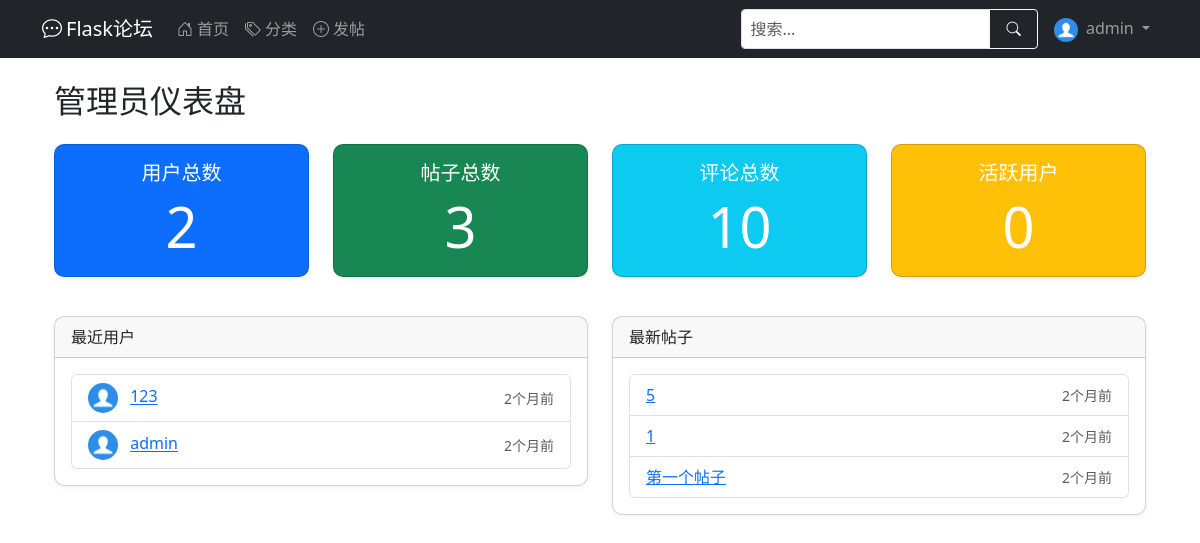
/admin/dashboard (signed in), run on an earlier commit of the app's database.
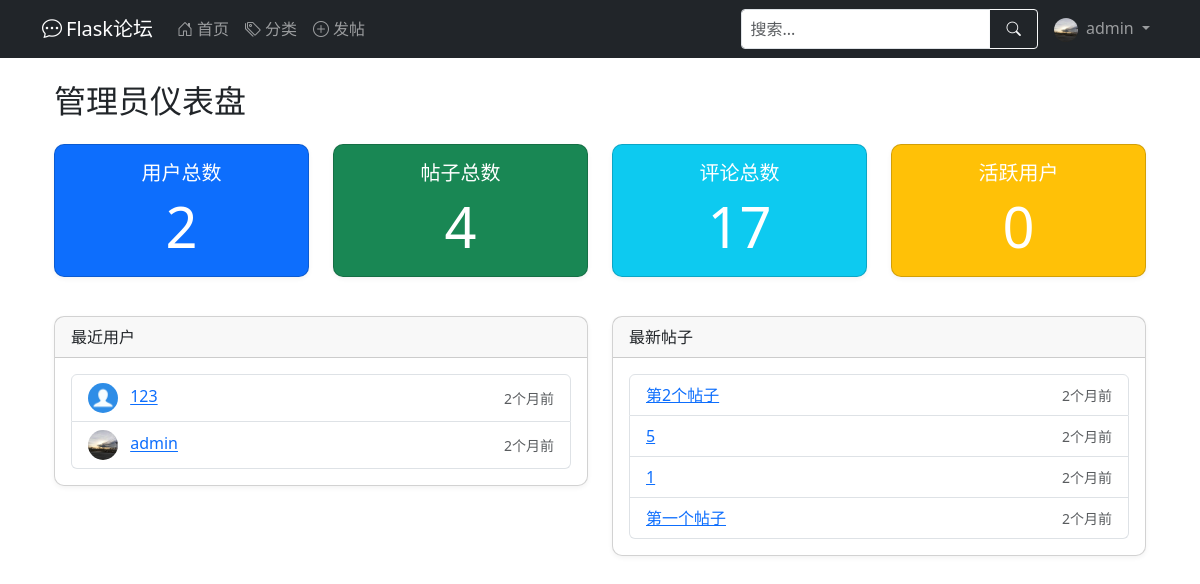
And on a later commit of the database.
### app/models.py (models this page shows, shortened)
class User(UserMixin, db.Model):
    __tablename__ = 'user'
    id = db.Column(db.Integer, primary_key=True)
    username = db.Column(db.String(64), index=True, unique=True, nullable=False)
    email = db.Column(db.String(120), index=True, unique=True, nullable=False)
    password_hash = db.Column(db.String(128), nullable=False)
    created_at = db.Column(db.DateTime, default=datetime.utcnow)
    last_seen = db.Column(db.DateTime, default=datetime.utcnow)
    about_me = db.Column(db.Text)
    avatar = db.Column(db.String(120), default='default.jpg')  # 头像
    permissions = db.Column(db.Integer, default=Permissions.USER)
    posts = db.relationship('Post', backref='author', lazy='dynamic')  # 在Post处能查到作者，用法：Post.author
    def avatar_url(self):
        return url_for('static', filename=f'profile_pics/{self.avatar}', _external=True)
    def has_permission(self, permission):
        return (self.permissions & permission) == permission

class Post(db.Model):
    __tablename__ = 'post'
    id = db.Column(db.Integer, primary_key=True)
    title = db.Column(db.String(100), nullable=False)
    content = db.Column(db.Text, nullable=False)
    created_at = db.Column(db.DateTime, default=datetime.utcnow)
    last_updated = db.Column(db.DateTime, default=datetime.utcnow, onupdate=datetime.utcnow)
    views = db.Column(db.Integer, default=0)  # 浏览量
    user_id = db.Column(db.Integer, db.ForeignKey('user.id'), nullable=False)  # 对应user.id
    category_id = db.Column(db.Integer, db.ForeignKey('category.id'))  # 对应category.id
    comments = db.relationship('Comment', backref='post', lazy='select')  # post.comment查到所有评论
    _comment_count = db.Column('comment_count', db.Integer, default=0)
    @property
    def comment_count(self):
        return self._comment_count
    @comment_count.setter
    def comment_count(self, value):
        self._comment_count = value

### app/admin.py (the view)
@admin_bp.route('/dashboard')
@admin_required
def dashboard():
    stats = {
        'users': User.query.count(),
        'posts': Post.query.count(),
        'comments': Comment.query.count(),
        'categories': Category.query.count(),
        'active_users': User.query.filter(User.last_seen >= datetime.utcnow() - timedelta(days=7)).count()
    }
    return render_template('admin/dashboard.html', stats=stats, User=User, Post=Post)

### app/models.py (called while the page is built)
@login_manager.user_loader
def load_user(user_id):
    return User.query.get(int(user_id))

### app/templates/admin/dashboard.html
{% extends "admin/base.html" %}
{% block admin_content %}
<h2>管理员仪表盘</h2>
<div class="row mt-4">
    <div class="col-md-3 mb-4">
        <div class="card text-white bg-primary">
            <div class="card-body text-center">
                <h5 class="card-title">用户总数</h5>
                <p class="card-text display-4">{{ stats.users }}</p>
            </div>
        </div>
    </div>
    <div class="col-md-3 mb-4">
        <div class="card text-white bg-success">
            <div class="card-body text-center">
                <h5 class="card-title">帖子总数</h5>
                <p class="card-text display-4">{{ stats.posts }}</p>
            </div>
        </div>
    </div>
    <div class="col-md-3 mb-4">
        <div class="card text-white bg-info">
            <div class="card-body text-center">
                <h5 class="card-title">评论总数</h5>
                <p class="card-text display-4">{{ stats.comments }}</p>
            </div>
        </div>
    </div>
    <div class="col-md-3 mb-4">
        <div class="card text-white bg-warning">
            <div class="card-body text-center">
                <h5 class="card-title">活跃用户</h5>
                <p class="card-text display-4">{{ stats.active_users }}</p>
            </div>
        </div>
    </div>
</div>
<div class="row">
    <div class="col-md-6">
        <div class="card">
            <div class="card-header">最近用户</div>
            <div class="card-body">
                <ul class="list-group">
                    {% for user in User.query.order_by(User.last_seen.desc()).limit(5) %}
                    <li class="list-group-item d-flex justify-content-between align-items-center">
                        <div>
                            <img src="{{ user.avatar_url() }}" class="rounded-circle me-2" width="30" height="30">
                            <a href="{{ url_for('admin.edit_user', user_id=user.id) }}">{{ user.username }}</a>
                        </div>
                        <small class="text-muted">{{ user.last_seen|time_ago }}</small>
                    </li>
                    {% endfor %}
                </ul>
            </div>
        </div>
    </div>
    <div class="col-md-6">
        <div class="card">
            <div class="card-header">最新帖子</div>
            <div class="card-body">
                <ul class="list-group">
                    {% for post in Post.query.order_by(Post.created_at.desc()).limit(5) %}
                    <li class="list-group-item d-flex justify-content-between align-items-center">
                        <a href="{{ url_for('main.post_detail', post_id=post.id) }}">{{ post.title|truncate(30) }}</a>
                        <small class="text-muted">{{ post.created_at|time_ago }}</small>
                    </li>
                    {% endfor %}
                </ul>
            </div>
        </div>
    </div>
</div>
{% endblock %}

### app/templates/base.html (shortened to what this page needs)
<!DOCTYPE html>
<html lang="zh" data-bs-theme="auto">
<head>
    <link href="/static/css/bootstrap.min.css" rel="stylesheet">
    <link rel="stylesheet" href="/static/css/bootstrap-icons.css">
</head>
<body>
<nav class="navbar navbar-expand-lg navbar-dark bg-dark desktop-nav">
    <div class="container">
        <a class="navbar-brand" href="{{ url_for('main.index') }}">
            <i class="bi bi-chat-dots me-1"></i>Flask论坛
        </a>
        <div class="collapse navbar-collapse" id="mainNavbar">
            <ul class="navbar-nav me-auto">
                <li class="nav-item">
                    <a class="nav-link" href="{{ url_for('main.index') }}">
                        <i class="bi bi-house-door me-1"></i>首页
                    </a>
                </li>
                <li class="nav-item">
                    <a class="nav-link" href="{{ url_for('main.list_categories') }}">
                        <i class="bi bi-tags me-1"></i>分类
                    </a>
                </li>
                <li class="nav-item">
                    <a class="nav-link" href="{{ url_for('main.create_post') }}">
                        <i class="bi bi-plus-circle me-1"></i>发帖
                    </a>
                </li>
            </ul>
            <form class="d-flex me-2 my-2 my-lg-0" action="{{ url_for('main.index') }}" method="get">
                <div class="input-group">
                    <input type="search" name="q" class="form-control form-control-sm" placeholder="搜索..."
                           aria-label="搜索" value="{{ request.args.get('q', '') }}">
                    <button class="btn btn-outline-light btn-sm" type="submit">
                        <i class="bi bi-search"></i>
                    </button>
                </div>
            </form>
            <ul class="navbar-nav">
                {% if current_user.is_authenticated %}
                <li class="nav-item dropdown">
                    <a class="nav-link dropdown-toggle" href="#" id="userDropdown" role="button"
                       data-bs-toggle="dropdown" aria-expanded="false">
                        <img src="{{ current_user.avatar_url() }}" class="rounded-circle me-1" width="24" height="24"
                             alt="头像">
                        {{ current_user.username }}
                    </a>
                </li>
                {% endif %}
            </ul>
        </div>
    </div>
</nav>
<main class="container mt-3 mb-5">
    {% block content %}{% endblock %}
</main>
</body>
</html>

What changed in the data, as far as the page shows it:
changed User "admin": avatar_url: picture added in place of a placeholder
added Post: title "第2个帖子", created_at "2个月前"
Also different on the page:
{{ stats.posts }}: "3" → "4"
{{ stats.comments }}: "10" → "17"
